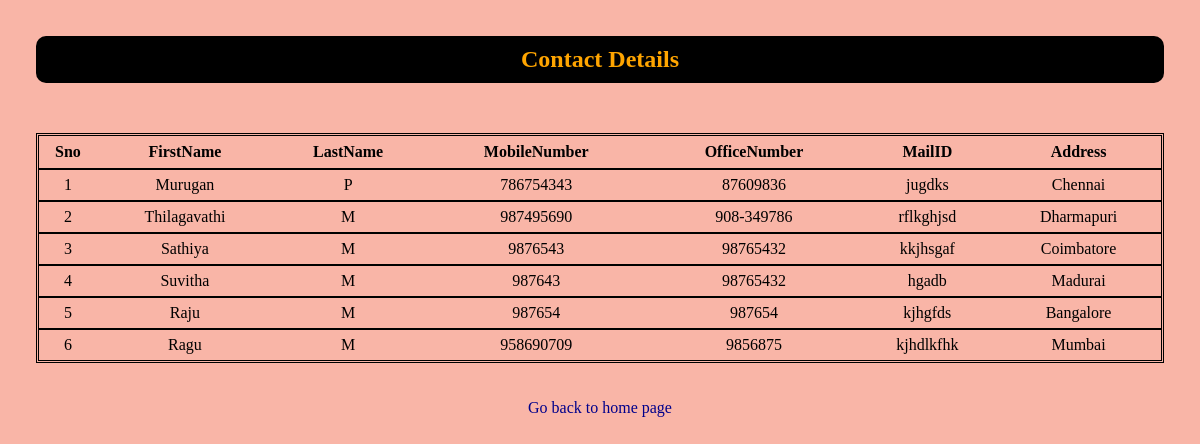
/view, run on the app's committed database.
### tables this page shows
CREATE TABLE addressbook(Sno integer primary key autoincrement,
        FirstName varchar(20) not null,LastName varchar(20) null,
        MobileNumber integer unique not null,OfficeNumber integer not null,
        mailid text not null unique,address text not null);

### crud.py (the view)
@app.route("/view")
def view():
    with sqlite3.connect("contact.db") as connection:
        connection.row_factory = sqlite3.Row
        cursor = connection.cursor()
        cursor.execute("select * from addressbook")
        data = cursor.fetchall()
        return render_template("view.html", rows=data)

### templates/view.html (shortened to what this page needs)
<!DOCTYPE html>
 <html>
 <head>
 </head>
 <body>
 <h2>Contact Details</h2>
 <div id="table">
 <table>
 <thead><tr>
 <th>Sno</th>
 <th>FirstName</th>
<th>LastName</th>
 <th>MobileNumber</th>
<th>OfficeNumber</th>
 <th>MailID</th>
	 <th>Address</th></tr>
 </thead>
	 <tbody>
 {% for row in rows %}
 <tr>
 <td>{{row["Sno"]}}</td>
 <td>{{row["FirstName"]}}</td>
 <td>{{row["LastName"]}}</td>
 <td>{{row["MobileNumber"]}}</td>
 <td>{{row["OfficeNumber"]}}</td>
 <td>{{row["mailid"]}}</td>
 <td>{{row["address"]}}</td>
		 </tr></tbody>
 {% endfor %}
 </table></div>
 <br><br>
 <a href="/">Go back to home page</a>
 </body>
 </html>

### templates/view.html (style rules this page uses)
h2 { color:orange; border-radius:10px; padding:10px; background-color: black; }
body { text-align:center; background-color:#F9B5A7; margin:3%; }
a { text-decoration: none; color: darkblue; }
table { border: 1px solid; border-color: black; }
tr { outline: 1px solid black; padding: 10px; }
div#table { text-align: -webkit-center; margin-top: 50px; }
table { width: 100%; text-align:center; }
th, tr { height: 30px; }

### data on the page
addressbook: Sno "1", FirstName "Murugan", LastName "P", MobileNumber "786754343", OfficeNumber "87609836", mailid "jugdks", address "Chennai"
addressbook: Sno "2", FirstName "Thilagavathi", LastName "M", MobileNumber "987495690", OfficeNumber "908-349786", mailid "rflkghjsd", address "Dharmapuri"
addressbook: Sno "3", FirstName "Sathiya", LastName "M", MobileNumber "9876543", OfficeNumber "98765432", mailid "kkjhsgaf", address "Coimbatore"
addressbook: Sno "4", FirstName "Suvitha", LastName "M", MobileNumber "987643", OfficeNumber "98765432", mailid "hgadb", address "Madurai"
addressbook: Sno "5", FirstName "Raju", LastName "M", MobileNumber "987654", OfficeNumber "987654", mailid "kjhgfds", address "Bangalore"
addressbook: Sno "6", FirstName "Ragu", LastName "M", MobileNumber "958690709", OfficeNumber "9856875", mailid "kjhdlkfhk", address "Mumbai"
